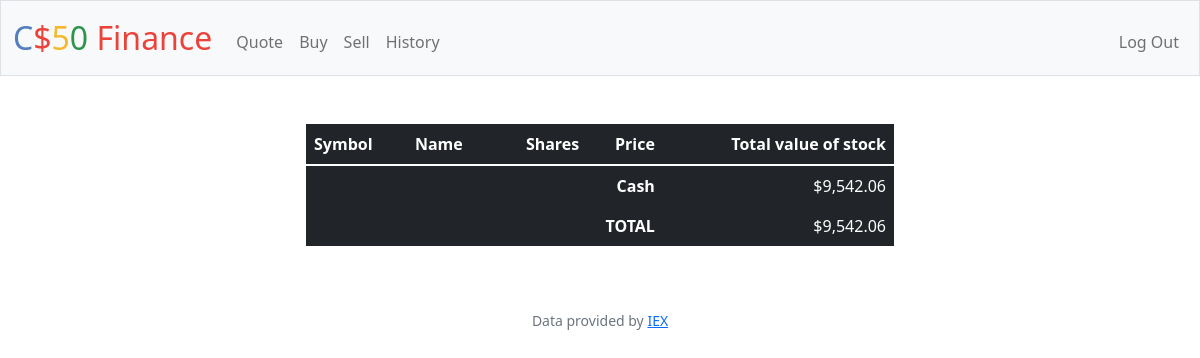
/ (signed in), run on an earlier commit of the app's database.
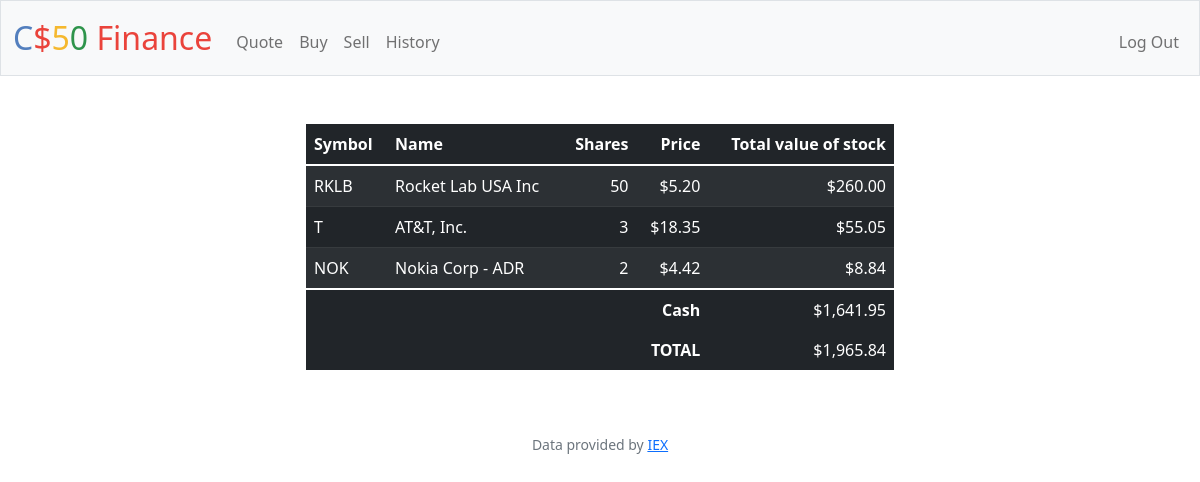
And on a later commit of the database.
### tables this page shows
CREATE TABLE portfolio (
                portfolio_user_id INTEGER NOT NULL,
                portfolio_id INTEGER PRIMARY KEY,
                name TEXT NOT NULL,
                symbol TEXT NOT NULL,
                shares INTEGER NOT NULL,
                price INTEGER NOT NULL,
                total_value_of_stock NUMERIC NOT NULL DEFAULT 0
            );

### app.py (the view)
@app.route("/")
@login_required
def index():
    db.execute("DELETE FROM portfolio WHERE portfolio_user_id = ? AND shares = 0", session["user_id"])
    portfolio_rows = db.execute("SELECT * FROM portfolio WHERE portfolio_user_id = ?", session["user_id"])
    user_cash_rows = db.execute("SELECT cash FROM users WHERE id = ?", session["user_id"])
    user_cash_balance = round(float(user_cash_rows[0]["cash"]), 2)
    total_starting_cash = 0
    for dict in portfolio_rows:
        total_starting_cash += float(dict["total_value_of_stock"])
    total_starting_cash += user_cash_balance
    for dict in portfolio_rows:
        dict["price"] = usd(dict["price"])
        dict["total_value_of_stock"] = usd(dict["total_value_of_stock"])
    return render_template("index.html", portfolio_rows = portfolio_rows, user_cash_balance = usd(user_cash_balance), total_starting_cash = usd(total_starting_cash))

### app.py (called while the page is built)
@app.after_request
def after_request(response):
    response.headers["Cache-Control"] = "no-cache, no-store, must-revalidate"
    response.headers["Expires"] = 0
    response.headers["Pragma"] = "no-cache"
    return response

### helpers.py (called while the page is built)
def login_required(f):
    @wraps(f)
    def decorated_function(*args, **kwargs):
        if session.get("user_id") is None:
            return redirect("/login")
        return f(*args, **kwargs)
    return decorated_function

def usd(value):
    return f"${value:,.2f}"

### templates/index.html (shortened to what this page needs)
{% extends "layout.html" %}
{% block main %}
    <div class="text-centre mx-auto w-50">
        <table class="table table-striped table-dark">
            <thead>
                <tr>
                    <th class="text-start">Symbol</th>
                    <th class="text-start">Name</th>
                    <th class="text-end">Shares</th>
                    <th class="text-end">Price</th>
                    <th class="text-end">Total value of stock</th>
                </tr>
            </thead>
            <tbody>
                {% for dict in portfolio_rows %}
                <tr>
                    <td class="text-start">{{dict.symbol}}</td>
                    <td class="text-start">{{dict.name}}</td>
                    <td class="text-end">{{dict.shares}}</td>
                    <td class="text-end">{{dict.price}}</td>
                    <td class="text-end">{{dict.total_value_of_stock}}</td>
                </tr>
                {% endfor %}
            </tbody>
            <tfoot>
                <tr>
                    <td class="border-0 fw-bold text-end" colspan="4">Cash</td>
                    <td class="border-0 text-end">{{user_cash_balance}}</td>
                </tr>
                <tr>
                    <td class="border-0 fw-bold text-end" colspan="4">TOTAL</td>
                    <td class="border-0 w-bold text-end">{{total_starting_cash}}</td>
                </tr>
            </tfoot>
        </table>
    </div>
{% endblock %}

What changed in the data, as far as the page shows it:
now on this page (row edited): portfolio: symbol "RKLB", name "Rocket Lab USA Inc", shares "50", price "$5.20", total_value_of_stock "$260.00"
added portfolio: symbol "T", name "AT&T, Inc.", shares "3", price "$18.35", total_value_of_stock "$55.05"
added portfolio: symbol "NOK", name "Nokia Corp - ADR", shares "2", price "$4.42", total_value_of_stock "$8.84"
Also different on the page:
{{ user_cash_balance }}: "$9,542.06" → "$1,641.95"
{{ total_starting_cash }}: "$9,542.06" → "$1,965.84"
